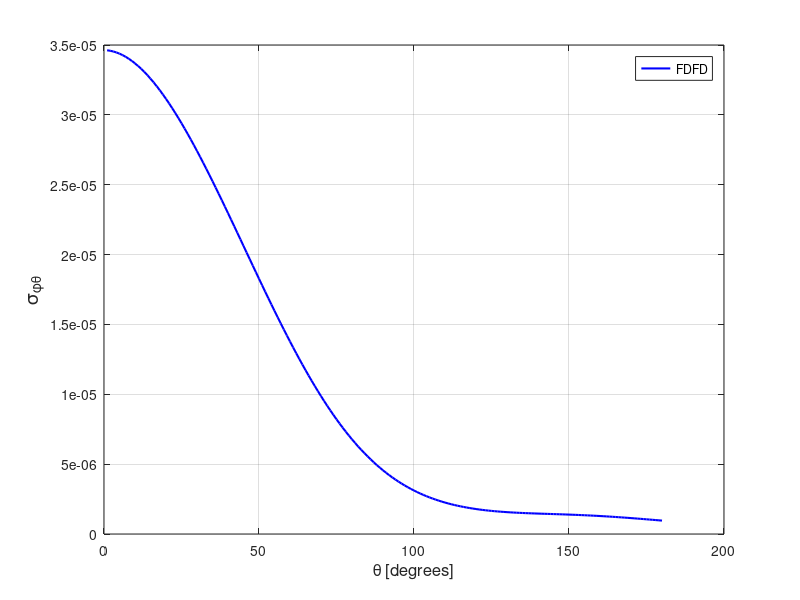

MATLAB code to generate this figure:
spt = [ 
    1  0.34621222E-04
    2  0.34588345E-04
    3  0.34536934E-04
    4  0.34467146E-04
    5  0.34380140E-04
    6  0.34275006E-04
    7  0.34152461E-04
    8  0.34013330E-04
    9  0.33856802E-04
   10  0.33684431E-04
   11  0.33496268E-04
   12  0.33292428E-04
   13  0.33072814E-04
   14  0.32838787E-04
   15  0.32590069E-04
   16  0.32327531E-04
   17  0.32051019E-04
   18  0.31761097E-04
   19  0.31458843E-04
   20  0.31144100E-04
   21  0.30817435E-04
   22  0.30478688E-04
   23  0.30129850E-04
   24  0.29770290E-04
   25  0.29400628E-04
   26  0.29020808E-04
   27  0.28632367E-04
   28  0.28235505E-04
   29  0.27829383E-04
   30  0.27416510E-04
   31  0.26995709E-04
   32  0.26569038E-04
   33  0.26135835E-04
   34  0.25696516E-04
   35  0.25251569E-04
   36  0.24802419E-04
   37  0.24348703E-04
   38  0.23891012E-04
   39  0.23429951E-04
   40  0.22966064E-04
   41  0.22499407E-04
   42  0.22031471E-04
   43  0.21561362E-04
   44  0.21090760E-04
   45  0.20618994E-04
   46  0.20147803E-04
   47  0.19676569E-04
   48  0.19206429E-04
   49  0.18737148E-04
   50  0.18269589E-04
   51  0.17804286E-04
   52  0.17341139E-04
   53  0.16881530E-04
   54  0.16424990E-04
   55  0.15972239E-04
   56  0.15523792E-04
   57  0.15079374E-04
   58  0.14640107E-04
   59  0.14206451E-04
   60  0.13777565E-04
   61  0.13355315E-04
   62  0.12939173E-04
   63  0.12529654E-04
   64  0.12126853E-04
   65  0.11730894E-04
   66  0.11342382E-04
   67  0.10961902E-04
   68  0.10589005E-04
   69  0.10224033E-04
   70  0.98673772E-05
   71  0.95188607E-05
   72  0.91791580E-05
   73  0.88475817E-05
   74  0.85246957E-05
   75  0.82109746E-05
   76  0.79061383E-05
   77  0.76098104E-05
   78  0.73228944E-05
   79  0.70447177E-05
   80  0.67751580E-05
   81  0.65147251E-05
   82  0.62631834E-05
   83  0.60204416E-05
   84  0.57861826E-05
   85  0.55604396E-05
   86  0.53437061E-05
   87  0.51348893E-05
   88  0.49345795E-05
   89  0.47420340E-05
   90  0.45578290E-05
   91  0.43810146E-05
   92  0.42120432E-05
   93  0.40505593E-05
   94  0.38962103E-05
   95  0.37489015E-05
   96  0.36084748E-05
   97  0.34748309E-05
   98  0.33473636E-05
   99  0.32261789E-05
  100  0.31115346E-05
  101  0.30025210E-05
  102  0.28987081E-05
  103  0.28009747E-05
  104  0.27081198E-05
  105  0.26204216E-05
  106  0.25374811E-05
  107  0.24594149E-05
  108  0.23857806E-05
  109  0.23161999E-05
  110  0.22506847E-05
  111  0.21896108E-05
  112  0.21319697E-05
  113  0.20777964E-05
  114  0.20272848E-05
  115  0.19799904E-05
  116  0.19358633E-05
  117  0.18945422E-05
  118  0.18559903E-05
  119  0.18203905E-05
  120  0.17870149E-05
  121  0.17561943E-05
  122  0.17274735E-05
  123  0.17009611E-05
  124  0.16762547E-05
  125  0.16537938E-05
  126  0.16327674E-05
  127  0.16136745E-05
  128  0.15957131E-05
  129  0.15794302E-05
  130  0.15642560E-05
  131  0.15504135E-05
  132  0.15375082E-05
  133  0.15257425E-05
  134  0.15147427E-05
  135  0.15044941E-05
  136  0.14950605E-05
  137  0.14861110E-05
  138  0.14776263E-05
  139  0.14695056E-05
  140  0.14620111E-05
  141  0.14545393E-05
  142  0.14473229E-05
  143  0.14402980E-05
  144  0.14331852E-05
  145  0.14261177E-05
  146  0.14190344E-05
  147  0.14116994E-05
  148  0.14041347E-05
  149  0.13964091E-05
  150  0.13884667E-05
  151  0.13801418E-05
  152  0.13715539E-05
  153  0.13624420E-05
  154  0.13530523E-05
  155  0.13431995E-05
  156  0.13327962E-05
  157  0.13219985E-05
  158  0.13107484E-05
  159  0.12990204E-05
  160  0.12867373E-05
  161  0.12740625E-05
  162  0.12608328E-05
  163  0.12471337E-05
  164  0.12329244E-05
  165  0.12183402E-05
  166  0.12033022E-05
  167  0.11878142E-05
  168  0.11718409E-05
  169  0.11556107E-05
  170  0.11390073E-05
  171  0.11220571E-05
  172  0.11047809E-05
  173  0.10873246E-05
  174  0.10695428E-05
  175  0.10515619E-05
  176  0.10333686E-05
  177  0.10150535E-05
  178  0.99661997E-06
  179  0.97806162E-06
  180  0.95942312E-06
  181  0.94081139E-06
  182  0.92215311E-06
  183  0.90354723E-06
  184  0.88496193E-06
  185  0.86650169E-06
  186  0.84814786E-06
  187  0.82987822E-06
  188  0.81183538E-06
  189  0.79393897E-06
  190  0.77630699E-06
  191  0.75882156E-06
  192  0.74167843E-06
  193  0.72476763E-06
  194  0.70811831E-06
  195  0.69182562E-06
  196  0.67588371E-06
  197  0.66018862E-06
  198  0.64491115E-06
  199  0.63001789E-06
  200  0.61550742E-06
  201  0.60138268E-06
  202  0.58765806E-06
  203  0.57437933E-06
  204  0.56147411E-06
  205  0.54909958E-06
  206  0.53708732E-06
  207  0.52554265E-06
  208  0.51446898E-06
  209  0.50390912E-06
  210  0.49374586E-06
  211  0.48409112E-06
  212  0.47489189E-06
  213  0.46624817E-06
  214  0.45800277E-06
  215  0.45035318E-06
  216  0.44321695E-06
  217  0.43660125E-06
  218  0.43042937E-06
  219  0.42483094E-06
  220  0.41978333E-06
  221  0.41533360E-06
  222  0.41134035E-06
  223  0.40799031E-06
  224  0.40514129E-06
  225  0.40297431E-06
  226  0.40125633E-06
  227  0.40025009E-06
  228  0.39993230E-06
  229  0.40019023E-06
  230  0.40119346E-06
  231  0.40291147E-06
  232  0.40527846E-06
  233  0.40841758E-06
  234  0.41235805E-06
  235  0.41710069E-06
  236  0.42266146E-06
  237  0.42923574E-06
  238  0.43666873E-06
  239  0.44518890E-06
  240  0.45475807E-06
  241  0.46545753E-06
  242  0.47732681E-06
  243  0.49044132E-06
  244  0.50498909E-06
  245  0.52110607E-06
  246  0.53862522E-06
  247  0.55797335E-06
  248  0.57897029E-06
  249  0.60204997E-06
  250  0.62704282E-06
  251  0.65436785E-06
  252  0.68395798E-06
  253  0.71621952E-06
  254  0.75121358E-06
  255  0.78923745E-06
  256  0.83023878E-06
  257  0.87473188E-06
  258  0.92289008E-06
  259  0.97476948E-06
  260  0.10307321E-05
  261  0.10913321E-05
  262  0.11563308E-05
  263  0.12265454E-05
  264  0.13019077E-05
  265  0.13829523E-05
  266  0.14698549E-05
  267  0.15629606E-05
  268  0.16629203E-05
  269  0.17698388E-05
  270  0.18839519E-05
  271  0.20056398E-05
  272  0.21357844E-05
  273  0.22739800E-05
  274  0.24210576E-05
  275  0.25770905E-05
  276  0.27429724E-05
  277  0.29184014E-05
  278  0.31043085E-05
  279  0.33011017E-05
  280  0.35082328E-05
  281  0.37264056E-05
  282  0.39564925E-05
  283  0.41981698E-05
  284  0.44519097E-05
  285  0.47177555E-05
  286  0.49960395E-05
  287  0.52874766E-05
  288  0.55909723E-05
  289  0.59076920E-05
  290  0.62378085E-05
  291  0.65808313E-05
  292  0.69365447E-05
  293  0.73057281E-05
  294  0.76872711E-05
  295  0.80825248E-05
  296  0.84903349E-05
  297  0.89102023E-05
  298  0.93427143E-05
  299  0.97875536E-05
  300  0.10244137E-04
  301  0.10711814E-04
  302  0.11191254E-04
  303  0.11680801E-04
  304  0.12181022E-04
  305  0.12690745E-04
  306  0.13208926E-04
  307  0.13736254E-04
  308  0.14271051E-04
  309  0.14813826E-04
  310  0.15362770E-04
  311  0.15917851E-04
  312  0.16478092E-04
  313  0.17042072E-04
  314  0.17610275E-04
  315  0.18180603E-04
  316  0.18753992E-04
  317  0.19327903E-04
  318  0.19902434E-04
  319  0.20475911E-04
  320  0.21047927E-04
  321  0.21618323E-04
  322  0.22185573E-04
  323  0.22747858E-04
  324  0.23306024E-04
  325  0.23858718E-04
  326  0.24404359E-04
  327  0.24942667E-04
  328  0.25472453E-04
  329  0.25994308E-04
  330  0.26505937E-04
  331  0.27006658E-04
  332  0.27496235E-04
  333  0.27973771E-04
  334  0.28438993E-04
  335  0.28890589E-04
  336  0.29328339E-04
  337  0.29752575E-04
  338  0.30160683E-04
  339  0.30553521E-04
  340  0.30930038E-04
  341  0.31290518E-04
  342  0.31633637E-04
  343  0.31959742E-04
  344  0.32267857E-04
  345  0.32558615E-04
  346  0.32829790E-04
  347  0.33083506E-04
  348  0.33318131E-04
  349  0.33533917E-04
  350  0.33730528E-04
  351  0.33907821E-04
  352  0.34065884E-04
  353  0.34204484E-04
  354  0.34324348E-04
  355  0.34424120E-04
  356  0.34504770E-04
  357  0.34566416E-04
  358  0.34608205E-04
  359  0.34631477E-04
  360  0.34635959E-04
 ]; 
plot(spt(1:180,1),spt(1:180,2),'b-','linewidth',1.5 ); 
grid on 
legend('FDFD');
xlabel('\theta [degrees]','FontSize',12);
ylabel('\sigma_{\phi\theta}','FontSize',14);
